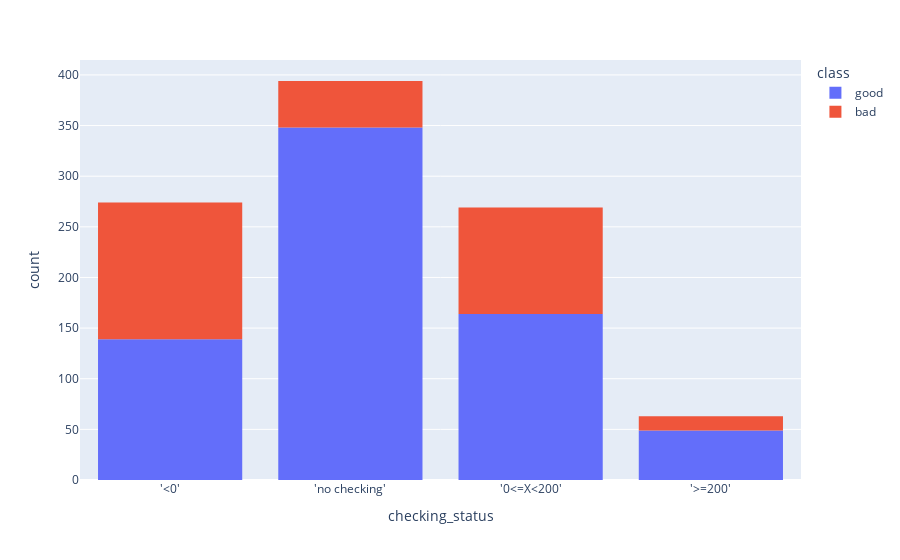

The notebook cell this image was saved under:
### Code cell
purpose = credit_vis['checking_status']
fig = px.histogram(credit_vis, x="checking_status", color="class")
fig.update_layout(title={#'text':"Purpose",
#         'y':.95,
#         'x':.5,
        'xanchor': 'center',
        'yanchor': 'top'})
plt.show()

### Figure 1 — Plotly figure (JSON) as saved in the notebook; plotly's stock layout.template omitted (floating-point values rounded to 4 significant figures; data arrays with more than 128 entries replaced by an {"elided": "..."} marker saying what was removed)
{"data": [{"alignmentgroup": "True", "bingroup": "x", "hovertemplate": "class=good<br>checking_status=%{x}<br>count=%{y}<extra></extra>", "legendgroup": "good", "marker": {"color": "#636efa"}, "name": "good", "offsetgroup": "good", "orientation": "v", "showlegend": true, "type": "histogram", "x": {"elided": "700 str values"}, "xaxis": "x", "yaxis": "y"}, {"alignmentgroup": "True", "bingroup": "x", "hovertemplate": "class=bad<br>checking_status=%{x}<br>count=%{y}<extra></extra>", "legendgroup": "bad", "marker": {"color": "#EF553B"}, "name": "bad", "offsetgroup": "bad", "orientation": "v", "showlegend": true, "type": "histogram", "x": {"elided": "300 str values"}, "xaxis": "x", "yaxis": "y"}], "layout": {"barmode": "relative", "legend": {"title": {"text": "class"}, "tracegroupgap": 0}, "margin": {"t": 60}, "title": {"xanchor": "center", "yanchor": "top"}, "xaxis": {"anchor": "y", "domain": [0, 1], "title": {"text": "checking_status"}}, "yaxis": {"anchor": "x", "domain": [0, 1], "title": {"text": "count"}}}}
